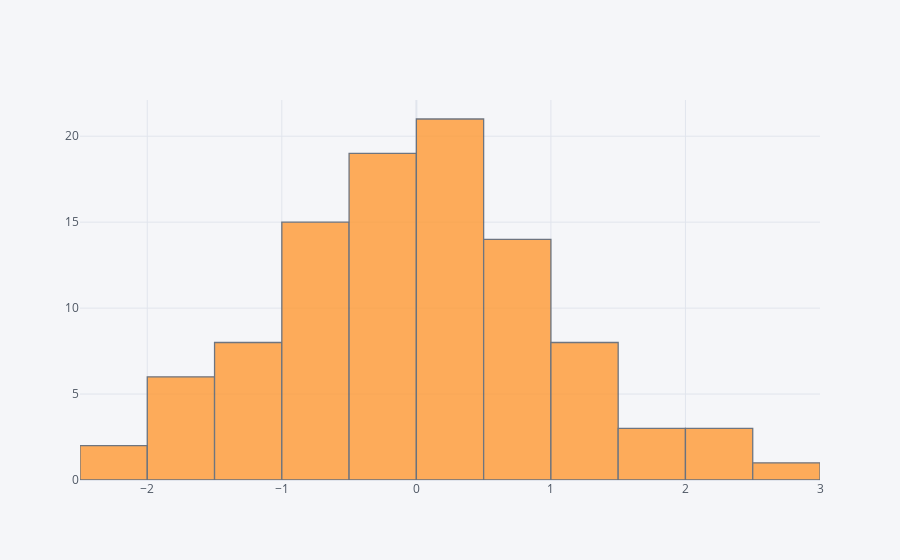

Notebook source saved alongside this figure:
### Code cell
df["A"].iplot(kind='hist')

### Figure 1 — Plotly figure (JSON) as saved in the notebook; plotly's stock layout.template omitted (floating-point values rounded to 4 significant figures)
{"data": [{"histfunc": "count", "histnorm": "", "marker": {"color": "rgba(255, 153, 51, 1.0)", "line": {"color": "#4D5663", "width": 1.3}}, "name": "A", "opacity": 0.8, "orientation": "v", "x": [0.2829, 0.7968, 0.603, -1.565, 1.304, -0.719, -0.8343, 0.229, -0.5556, 1.414, 0.9461, 0.9476, 0.2321, -0.2018, -1.499, -0.7842, -1.312, -1.596, 0.2657, -0.7578, 0.3971, 0.6074, 0.5706, 0.1868, -0.7941, -0.6445, -0.2111, -0.2139, 0.4535, 2.438, -1.24, -1.034, -1.869, 1.443, 1.383, -0.9318, -1.352, 1.56, -0.04392, -0.3249, -0.3562, -0.231, 0.08361, -0.2776, 0.1828, 0.5265, 2.894, 0.3513, 1.475, 0.8115, 0.3904, 0.5864, 0.1325, -0.008685, 1.512, -0.3067, -1.492, 0.4802, -0.1651, -2.056, 0.1058, 2.06, 0.8635, -0.3039, 0.1229, -0.03843, -1.563, 0.8026, -1.044, -1.744, 0.4086, 1.131, -0.9655, 0.6141, -0.6594, -0.3434, 0.4034, 1.105, 0.3879, -0.7437, -0.4297, -0.9392, -0.5884, -0.7178, 2.123, -0.4975, 1.55, -0.1603, -1.567, -0.1372, 1.178, -0.2236, -0.5951, 0.7426, 0.1269, -2.01, 0.9657, 0.4311, -1.164, 0.0005153], "type": "histogram"}], "layout": {"barmode": "overlay", "legend": {"bgcolor": "#F5F6F9", "font": {"color": "#4D5663"}}, "paper_bgcolor": "#F5F6F9", "plot_bgcolor": "#F5F6F9", "title": {"font": {"color": "#4D5663"}}, "xaxis": {"gridcolor": "#E1E5ED", "showgrid": true, "tickfont": {"color": "#4D5663"}, "title": {"font": {"color": "#4D5663"}, "text": ""}, "zerolinecolor": "#E1E5ED"}, "yaxis": {"gridcolor": "#E1E5ED", "showgrid": true, "tickfont": {"color": "#4D5663"}, "title": {"font": {"color": "#4D5663"}, "text": ""}, "zerolinecolor": "#E1E5ED"}}}
